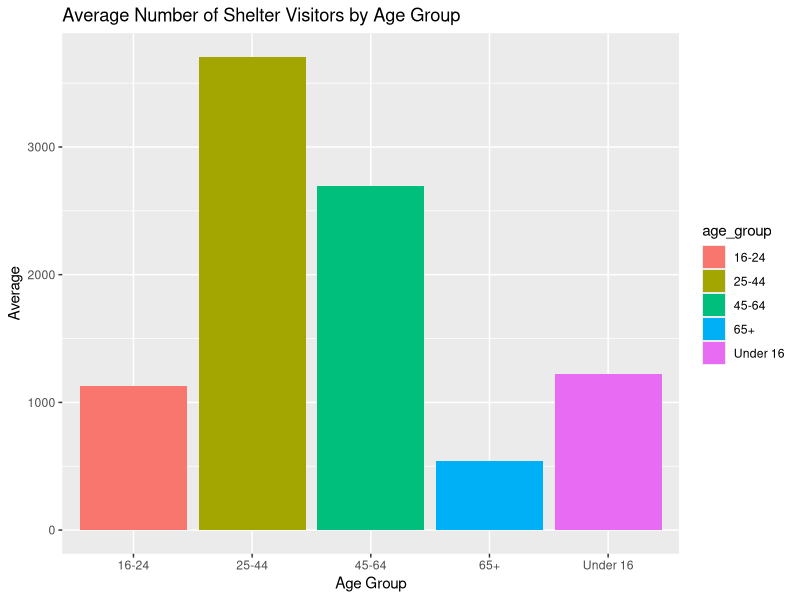
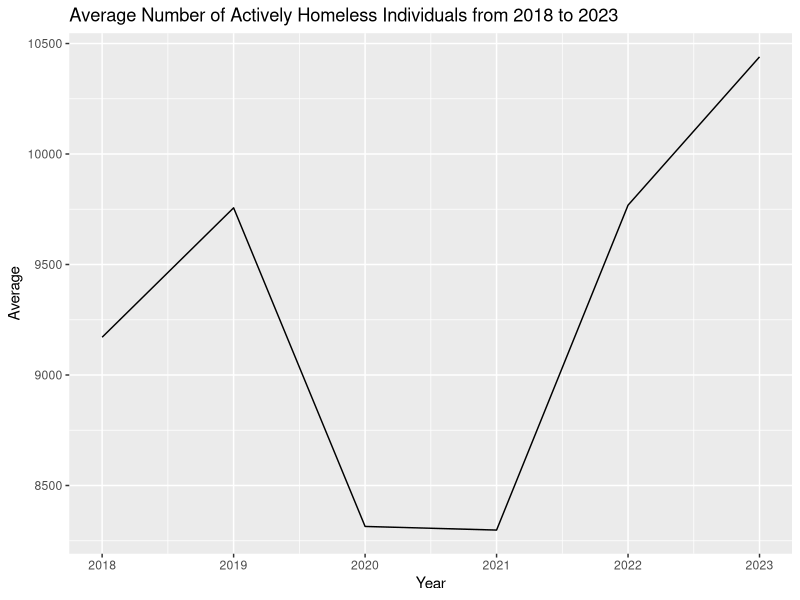
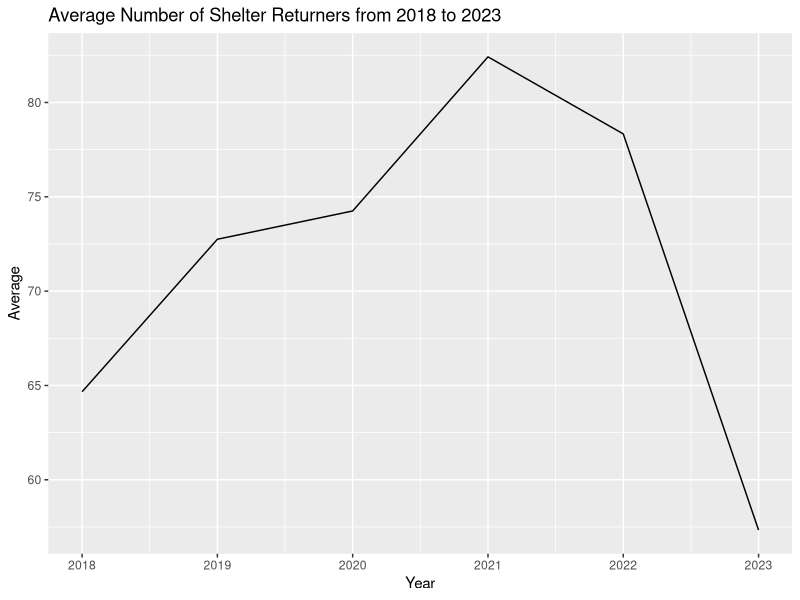
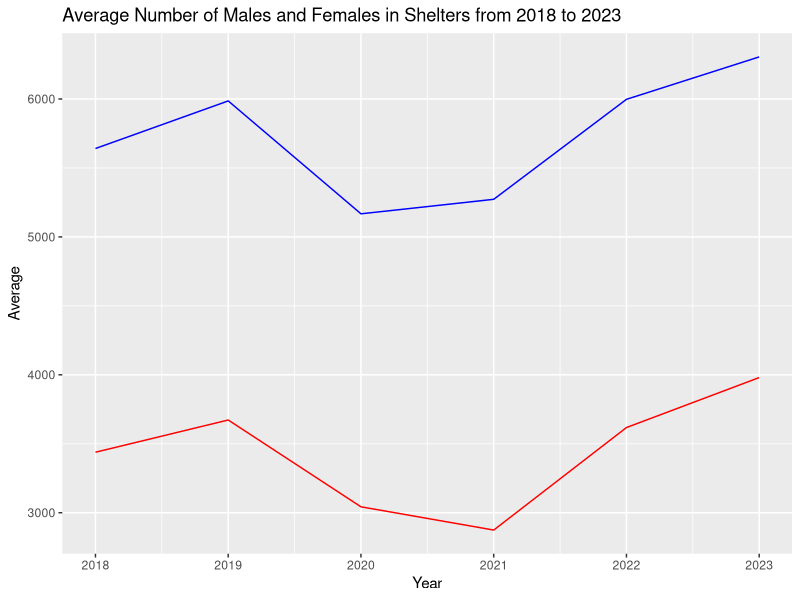

Here is the R script that generated these plots, in order:
## ---- chunk 1
#| include: false
#| warning: false
#| message: false

library(tidyverse)
## ---- chunk 2
#| echo: false
#| warning: false
#| message: false

#### Workspace set-up ####
library("tidyverse")
#library("dplyr")
library("here")
library("knitr")

# Read in the cleaned data
cleaned_toronto_shelters_data <-
  read_csv(
    file = here("outputs/data/cleaned_toronto_shelters_data.csv"),
    show_col_types = FALSE
  )

## ---- chunk 3
#| label: tbl-sampledata
#| tbl-cap: "Sample set of Toronto shelter system data from 2018 to 2023"
#| echo: false

cleaned_toronto_shelters_data |>
  slice(1:14) |>
  kable(col.names = c("Date", "Population Group", "Returned from Housing", "New to Shelter", "Actively Homeless", "Age Under 16", "Age 16-24","Age 25-44", "Age 45-64", "Age 65+", "Males", "Females"))
## ---- chunk 4
#| label: fig-agegroupavg
#| fig-cap: "The average of all shelter visitors in each age group over 6 years from 2018 to 2023"
#| echo: false
#| warning: false
#| message: false

age_group_data <-  cleaned_toronto_shelters_data|>
    filter(population_group == "All Population") |>
  summarise(
    # Divide by (6*12) since it is 6 years (2018-2023) with 12 months each
    "Under 16" = sum(age_under16, na.rm = TRUE)/(6*12), 
    "16-24" = sum(age_16_24, na.rm = TRUE)/(6*12),  
    "25-44" = sum(age_25_44, na.rm = TRUE)/(6*12),   
    "45-64" = sum(age_45_64, na.rm = TRUE)/(6*12), 
    "65+" = sum(age_65over, na.rm = TRUE)/(6*12)
  ) |>
  pivot_longer(cols = everything(), names_to = "age_group", values_to = "average")

# Create the bar graph
ggplot(age_group_data, aes(x = age_group, y = average, fill = age_group)) +
  geom_bar(stat = "identity") +
  labs(title = "Average Number of Shelter Visitors by Age Group",
       x = "Age Group",
       y = "Average")
## ---- chunk 5
#| label: fig-activelyhomeless
#| fig-cap: "The average number of actively homeless people from 2018 to 2023"
#| echo: false
#| warning: false
#| message: false

avgs_actively_homeless <- rep(NA, times=6) # 6 years (2018 to 2023)
year = 18
for (i in 1:6){
  each_year_actively_homeless <- cleaned_toronto_shelters_data |>
    filter(population_group == "All Population", substring(date, 5, 6) == as.character(year)) |>
    select(actively_homeless)

  avgs_actively_homeless[i] <- sum(each_year_actively_homeless)/12 # 12 months in a year
  
  year = year + 1
}

avgs_actively_homeless_data <-
  tibble(
    date = 2018:2023,
    avg = avgs_actively_homeless
  )

ggplot(avgs_actively_homeless_data, aes(x = date, y = avg, fill = date)) +
  geom_line(stat = "identity") +
  labs(title = "Average Number of Actively Homeless Individuals from 2018 to 2023",
       x = "Year",
       y = "Average")
## ---- chunk 6
#| label: fig-returnedfromhousingavg
#| fig-cap: "The average of number of visitors who returned to shelters from 2018 to 2023"
#| echo: false
#| warning: false
#| message: false

avgs_returned <- rep(NA, times=6) # 6 years (2018 to 2023)
year = 18
for (i in 1:6){
  each_returned_from_housing <- cleaned_toronto_shelters_data |>
    filter(population_group == "All Population", substring(date, 5, 6) == as.character(year)) |>
    select(returned_from_housing)

  avgs_returned[i] <- sum(each_returned_from_housing)/12 # 12 months in a year
  
  year = year + 1
}

avgs_returned_data <-
  tibble(
    date = 2018:2023,
    avg = avgs_returned
  )

ggplot(avgs_returned_data, aes(x = date, y = avg, fill = date)) +
  geom_line(stat = "identity") +
  labs(title = "Average Number of Shelter Returners from 2018 to 2023",
       x = "Year",
       y = "Average")
## ---- chunk 7
#| label: fig-malefemale
#| fig-cap: "The average of male and female shelter visitors from 2018 to 2023"
#| echo: false
#| warning: false
#| message: false

avgs_male <- rep(NA, times=6) # 6 years (2018 to 2023)
avgs_female <- rep(NA, times=6)
year = 18
for (i in 1:6){
  each_year_male <- cleaned_toronto_shelters_data |>
    filter(population_group == "All Population", substring(date, 5, 6) == as.character(year)) |>
    select(gender_male)
  
  each_year_female <- cleaned_toronto_shelters_data |>
    filter(population_group == "All Population", substring(date, 5, 6) == as.character(year)) |>
    select(gender_female)

  avgs_male[i] <- sum(each_year_male)/12 # 12 months in a year
  avgs_female[i] <- sum(each_year_female)/12
  
  year = year + 1
}

avgs_gender_data <-
  tibble(
    date = 2018:2023,
    avg_males = avgs_male,
    avg_females = avgs_female
  )

ggplot(avgs_gender_data, aes(x=date)) +
  geom_line(aes(y = avg_males), color="blue") +
  geom_line(aes(y = avg_females), color="red")+
  labs(title = "Average Number of Males and Females in Shelters from 2018 to 2023",
       x = "Year",
       y = "Average")
